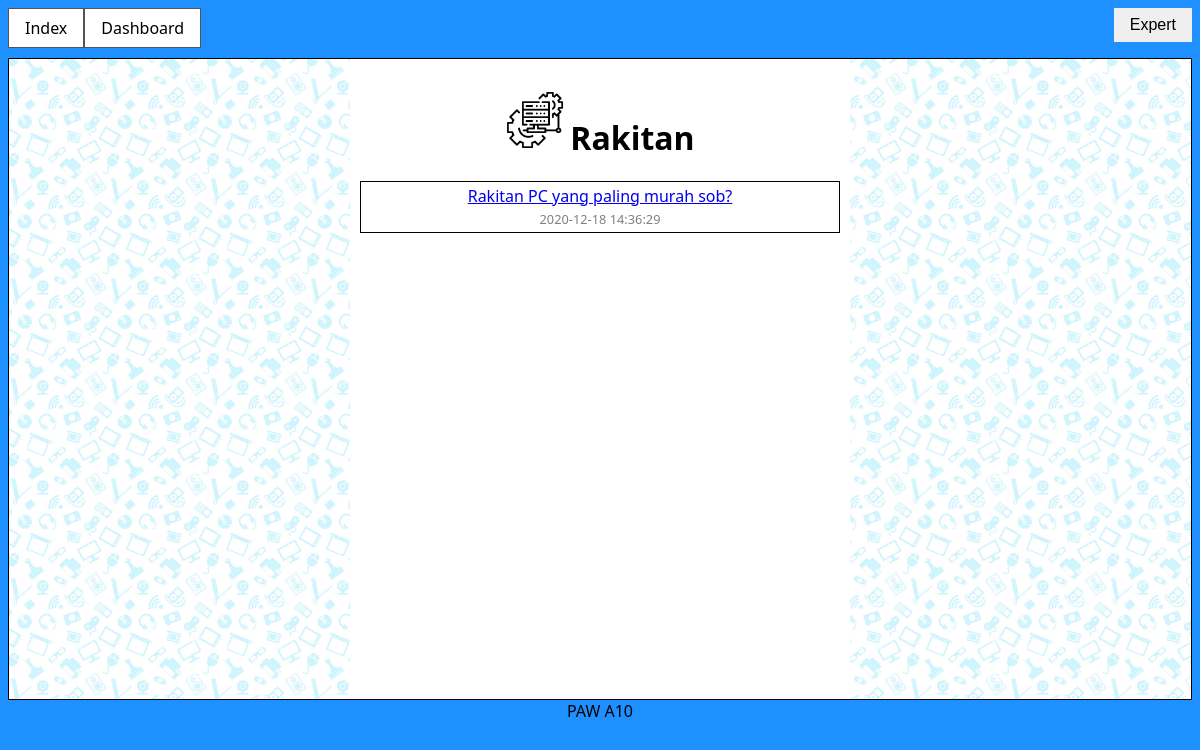
Page /topik.php?topik=1 (signed in) on the committed database.
### tables this page shows
CREATE TABLE `topic` (
  `topic_id` int(11) NOT NULL,
  `title` varchar(255) NOT NULL,
  `description` varchar(255) NOT NULL
);

CREATE TABLE `thread` (
  `thread_id` int(11) NOT NULL,
  `user_id` int(11) NOT NULL,
  `topic_id` int(11) NOT NULL,
  `title` varchar(255) NOT NULL,
  `question` varchar(8000) NOT NULL,
  `time` timestamp NOT NULL DEFAULT current_timestamp() ON UPDATE current_timestamp()
);

### topik.php (called while the page is built, shortened)
<?php
include "include/koneksi.inc";
$idtopic=$_GET['topik'];
$query = $dbc->prepare("SELECT * FROM topic WHERE topic_id = :topic");
$query->bindValue(":topic", $idtopic);
$query->execute();
$topic=$query->fetch();
$query = $dbc->prepare("SELECT * FROM thread WHERE topic_id = :topic");
$query->bindValue(":topic", $idtopic);
$query->execute();
$threads=$query->fetchAll();
include "view/topik.inc";

### view/topik.inc (the view, shortened to what this page needs)
<!DOCTYPE html>
<html lang="en">
<?php include "head.inc" ?>
<body>
    <?php include "navbar.inc"; ?>
    <div class="content">
        <div class="topik-fram">
            <h1><img src="image/topik/<?php echo $topic['topic_id'] ?>.png" alt="<?php echo $topic['topic_id'] ?>"><?php echo $topic['title'] ?></h1>
            <?php foreach ($threads as $thread) : ?>
            <div class="thread-item">
               <a href="thread.php?id=<?php echo $thread['thread_id'] ?>"> <?php echo $thread['title'] ?></a><br>
               <span class="thread-time"><?php echo $thread ["time"] ?></span>
            </div>
    <?php endforeach ?>
    </div>
</div>
    <?php include "footer.inc"; ?>
</body>
</html>

### style.css (style rules this page uses)
* { box-sizing: border-box; }
html, body { height: 100%; font-family: 'Segoe UI', Tahoma, Geneva, Verdana, sans-serif; background-color: #1E90FF; }
.content { min-height: 80%; border: 1px solid; margin: auto; padding: 0 16px; background-color: #f9f9f9; background: url(image/logo/background.jpg); background-size: 200px; }
span { color: red; }
.topik-item img, .topik-fram img { height: 60px; margin-right: 5px; }
.topik-fram { max-width: 500px; margin: auto; text-align: center; padding: 10px; background: white; min-height: 80vh; }
.thread-item { border:1px solid black; padding: 3px; }
.thread-time { font-size: 0.8em; color: gray; }

### rows in the picture
topic: title "Rakitan"
thread: title "Rakitan PC yang paling murah sob?", time "2020-12-18 14:36:29"

### other values in the picture
$_SESSION['name'] "Expert"
